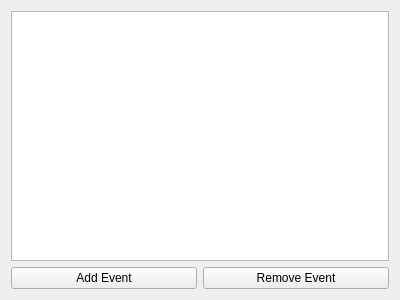
<?xml version="1.0" encoding="UTF-8"?>
<ui version="4.0">
 <class>Form</class>
 <widget class="QWidget" name="Form">
  <property name="geometry">
   <rect>
    <x>0</x>
    <y>0</y>
    <width>400</width>
    <height>300</height>
   </rect>
  </property>
  <property name="windowTitle">
   <string>Form</string>
  </property>
  <layout class="QGridLayout" name="gridLayout">
   <item row="1" column="0">
    <widget class="QPushButton" name="pushButton">
     <property name="text">
      <string>Add Event</string>
     </property>
    </widget>
   </item>
   <item row="1" column="1">
    <widget class="QPushButton" name="pushButton_2">
     <property name="text">
      <string>Remove Event</string>
     </property>
    </widget>
   </item>
   <item row="0" column="0" colspan="2">
    <widget class="QTableView" name="tableView"/>
   </item>
  </layout>
 </widget>
 <resources/>
 <connections/>
</ui>
